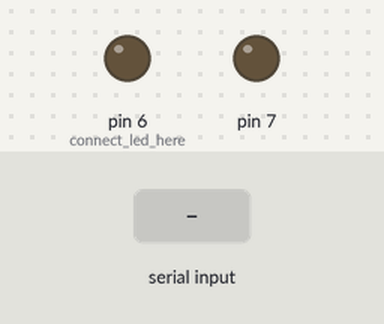
A sketch run on a simulated Arduino Uno, built with avr-gcc and run on an emulated ATmega328P. On the bench: output pins drawn as LEDs (lit = HIGH). The test bench sets the inputs (shaded band). What the sketch prints to the serial monitor is not drawn.

Above: at 1.2 s.
1.3 s: "s" received over Serial
2.9 s: byte 102 ('f') received over Serial
4.4 s: "g" received over Serial
Timing chart, 0 to 7.4 s (numbered marks = the images above; inputs shaded):
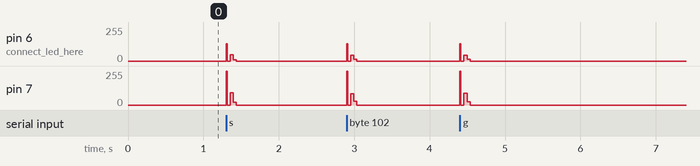

The sketch:

ir_remote_led.ino
```cpp
unsigned char _address = 0x00;
void setup()
{
  TCCR0A = (0x01<<COM0A0) | (0x01<<WGM01); // CTC mode, toglle OC0A on compare match
  TCCR0B = (0x01<<CS00); // cpu clock, no prescaler
  OCR0A = 209; // Toggle/clear at 209 to give 38khz at 16mhz clock speed

  pinMode(6, OUTPUT); //connect led here
  pinMode(7, OUTPUT);
  Serial.begin(9600,SERIAL_8N1);
}

void loop()
{
  ir_off();

  while(Serial.available() > 0) {
    char character = Serial.read();
    set_color(character);
  }
}


void set_color(char character) {
  switch(character) {
    case 's':
    case '1':
      send_command(0xC0); // on
      return;
    case '0':
      send_command(0x40); // off
      return;

    //colors
    case 'g':
      send_command(0x20); // red
      return;
    case 'r':
      send_command(0xA0);  //green
      return;
    case 'b':
     send_command(0x60); //blue
      return;
    case 'w':
     send_command(0xE0); //rgb
      return;
    case 'y':
     send_command(0x08); //yellow
     return;

    //action
    case '2':
      send_command(0xC8);  //fade
      return;
    case '3':
      send_command(0xD0);  //flash
      return;
    case 'f':
    case 'p':
    case '4':
      send_command(0xE8);  //smooth
      return;
    case '5':
      send_command(0xF0);  //strobe
      return;
    case '[':
      send_command(0x80);  //dim
      return;
    case ']':
      send_command(0x00);  //brighten
      return;

    //cycle through addresses
    case ',':
      _address = _address - 8;
      send_command(_address);
      return;
    case '.':
      _address = _address + 8;
      send_command(_address);
      return;
    case '/':
      send_command(_address); // repeat last address
      return;
  }
}

void send_command(unsigned char data)
{
  _address = data;
  Serial.println(data);

  command_init();

  unsigned char address = 0x00;

  send_ir_byte(address);
  send_ir_byte(address ^ 0xff);

  send_ir_byte(data);
  send_ir_byte(data ^ 0xff);

  send_bit_low(); // stop-bit
}

void send_ir_byte(unsigned char data)
{
  unsigned char i;

  for (i=0;i<8;i++) // MSB first
  {
    if ((data<<i) & 0x80)
    {
      send_bit_high();
    } else
    {
      send_bit_low();
    }
  }
}

void send_bit_high()
{
  // 1.65ms
  ir_on();
  delayMicroseconds(560);
  ir_off();
  delayMicroseconds(1650);
}

void send_bit_low()
{
  // 0.55ms
  ir_on();
  delayMicroseconds(560);
  ir_off();
  delayMicroseconds(560);
}

void command_init()
{
  ir_on();
  delayMicroseconds(9000);
  ir_off();
  delayMicroseconds(4500);
}

void ir_on()
{
  PORTD |= 0x80; // debug output whithout carrier frequency

  TIFR0 = (0x01<<TOV0);
  TCNT0 = 0;
  TCCR0A = (0x01<<COM0A0) | (0x01<<WGM01);
  TCCR0B = (0x01<<CS00); // start the timer, no prescaler
}

void ir_off()
{
  PORTD &= 0b01111111; // debug output whithout carrier frequency

  TCCR0B = 0x00; // stop the timer
  TCCR0A = (0x01<<WGM01);
  PORTD &= 0b10111111;
}
```
